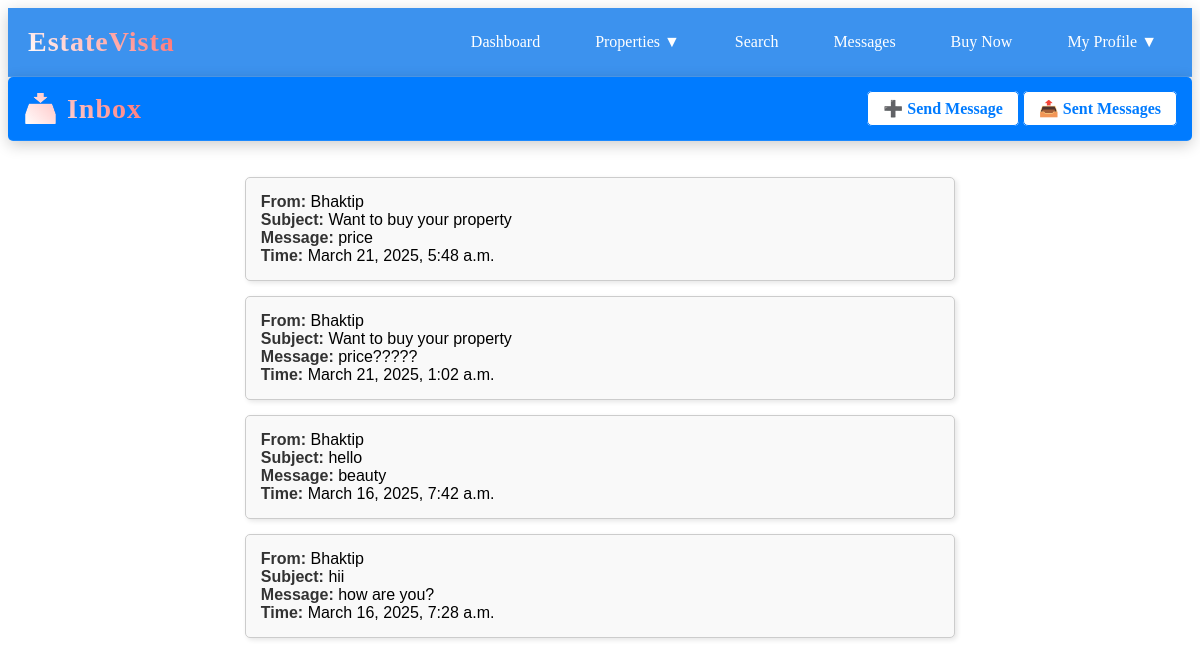
Page /inbox/ (signed in) on the committed database.
### realestate/models.py (models this page shows, shortened)
class Message(models.Model):
    sender = models.ForeignKey(User, on_delete=models.CASCADE, related_name="sent_messages")
    receiver = models.ForeignKey(User, on_delete=models.CASCADE, related_name="received_messages")
    subject = models.CharField(max_length=255)
    body = models.TextField()
    timestamp = models.DateTimeField(auto_now_add=True)
    is_read = models.BooleanField(default=False)

### realestate/views.py (the view)
# urls.py: path('inbox/', views.inbox, name='inbox'),
@login_required
def inbox(request):
    received_messages = Message.objects.filter(receiver=request.user).order_by('-timestamp')
    return render(request, 'inbox.html', {'messages': received_messages})

### realestate/templates/inbox.html (shortened to what this page needs)
{% load static %}
{% include 'header.html' %}
<!DOCTYPE html>
<html lang="en">
<head>
    <link rel="stylesheet" href="{% static 'css/header.css' %}">
    <link rel="stylesheet" href="{% static 'css/send.css' %}">
</head>
<body>
    <header class="inbox-header">
        <h1>📥 Inbox</h1>
        <nav>
            <a href="{% url 'send_message' %}" class="btn">➕ Send Message</a>
            <a href="{% url 'sent_message' %}" class="btn">📤 Sent Messages</a>
        </nav>
    </header>
    <main class="inbox-container">
        {% if messages %}
            <ul class="message-list">
                {% for message in messages %}
                    <li class="message-box">
                        <strong>From:</strong> {{ message.sender }} <br>
                        <strong>Subject:</strong> {{ message.subject }} <br>
                        <strong>Message:</strong> {{ message.body }} <br>
                        <strong>Time:</strong> {{ message.timestamp }}
                    </li>
                {% endfor %}
            </ul>
        {% else %}
            <p class="no-messages">No messages in your inbox.</p>
        {% endif %}
    </main>
</body>
</html>

### realestate/static/css/header.css (style rules this page uses)
header { background: rgba(12, 119, 234, 0.8); backdrop-filter: blur(10px); padding: 15px 20px; color: white; box-shadow: 0 4px 15px rgba(0, 0, 0, 0.2); position: sticky; top: 0; z-index: 1000; border-bottom: 1px solid rgba(255, 255, 255, 0.1); }
header h1 { font-size: 28px; font-weight: 700; margin: 0; letter-spacing: 1px; background: linear-gradient(45deg, #ffffff, #ff6b6b); -webkit-background-clip: text; -webkit-text-fill-color: transparent; transition: all 0.3s ease; }

### realestate/static/css/send.css (style rules this page uses)
.inbox-container { width: 60%; margin: auto; font-family: Arial, sans-serif; padding: 20px; }
.inbox-header { display: flex; justify-content: space-between; align-items: center; background-color: #007bff; color: white; padding: 15px; border-radius: 5px; }
.inbox-header h1 { margin: 0; }
.btn { text-decoration: none; background-color: #fff; color: #007bff; padding: 8px 15px; border-radius: 5px; font-weight: bold; border: 1px solid #007bff; }
.message-list { list-style-type: none; padding: 0; }
.message-box { border: 1px solid #ccc; background-color: #f9f9f9; padding: 15px; margin-bottom: 15px; border-radius: 5px; box-shadow: 2px 2px 5px rgba(0, 0, 0, 0.1); }
.message-box strong { color: #333; }

### rows in the picture
Message: sender "Bhaktip", subject "Want to buy your property", body "price", timestamp "March 21, 2025, 5:48 a.m."
Message: sender "Bhaktip", subject "Want to buy your property", body "price?????", timestamp "March 21, 2025, 1:02 a.m."
Message: sender "Bhaktip", subject "hello", body "beauty", timestamp "March 16, 2025, 7:42 a.m."
Message: sender "Bhaktip", subject "hii", body "how are you?", timestamp "March 16, 2025, 7:28 a.m."
